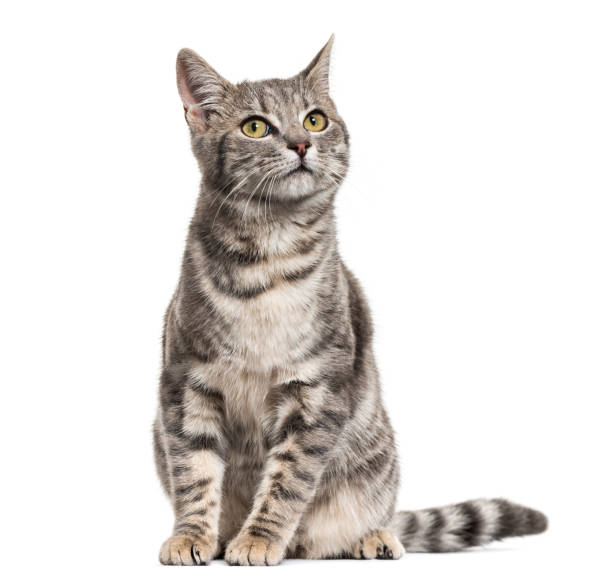
#> input picture lab_1/cat.jpg, 612 x 584 px, found by its file name
$ jupyter execute lab_3.ipynb
#> lines starting #> are read from the running program, lines starting #| are printed output that depends on the picture; after the words box and inside, x2 and y2 are one past the last pixel; in counts of white or black regions, pixels touching at a corner belong together
[cell 1]
import numpy as np
import matplotlib.pyplot as plt
import ipympl
import imageio.v3 as iio
import skimage
import cv2 as cv

# basic opration on image

[cell 2]
img_1 = cv.imread("C:\\Users\\ishuk\\Desktop\\sem 6\\lab\\digital image processing\\cat.jpg")
#> img_1 is the input picture: shape (584, 612, 3); mean B, G, R 219.2, 222.2, 226.1

[cell 3]
plt.imshow(img_1)

[cell 4]
print(img_1.shape)
#| (584, 612, 3)

[cell 5]
resize=cv.resize(img_1,(450,500))
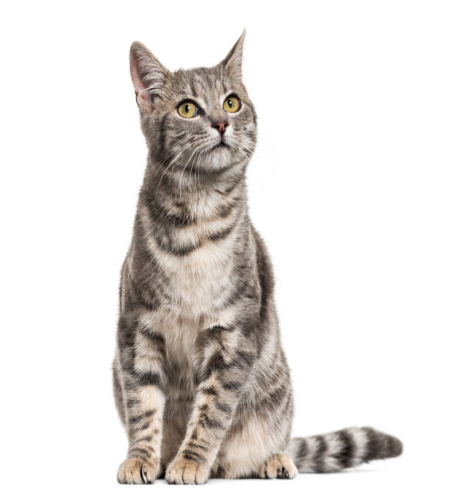
#> resize: shape (500, 450, 3); mean B, G, R 219.1, 222.2, 226.1
plt.show(resize)
print(resize.shape)
#| (500, 450, 3)

# draw line and diagnol

[cell 6]
img1 = np.zeros((256,256,3), np.uint8)
#cv2_imshow(img1)
plt.show(img1)
print(img1.shape)

img1 = cv.line(img1,(0,0),(256,256),(150,1,0),5)  #,(150,1,0) show rgb and 5 show thickness
plt.show(img1)
#cv2_imshow(img1)

[cell 7]
# Draw a rectangle with thickness of 3 p
img2 = np.zeros((256,256,3), np.uint8)
img2 = cv.rectangle(img2,(150,70),(225,164),(0,255,0),-1)
#img2 = cv.rectangle(img2,(194,0),(255,648),(0,255,0),-1)
plt.show(img2)

[cell 8]
# Draw a CIRLCE with thickness of 3 p
img3 = np.zeros((256,256,3), np.uint8)
img3 = cv.circle(img3,(128,128), 63, (0,255,255), 2)
#img3 = cv.circle(img3,(128,128), 63, (0,0,255), 3)
plt.show(img3)

# adding the text in image

[cell 9]
img6 = np.zeros((256,256,3), np.uint8)
#font = cv.FONT_ITALIC
font = cv.FONT_HERSHEY_DUPLEX
cv.putText(img6,'WELCOME TO ALL',(128,128), font, 0.4,(255,255,255),1,cv.LINE_AA)
plt.show(img6)

# adding and subtract 2 image

[cell 10]
img_11 = iio.imread("C:\\Users\\ishuk\\Desktop\\sem 6\\lab\\digital image processing\\cat.jpg")
plt.show(img_11)
print(img_11.shape)
#| (584, 612, 3)

resize1=cv.resize(img_11,(450,500))
plt.imshow(resize1)
print(resize1.shape)
#| (500, 450, 3)

[cell 11]
img_13 = iio.imread("C:\\Users\\ishuk\\Desktop\\sem 6\\lab\\digital image processing\\lab_1\\dog.jpg")
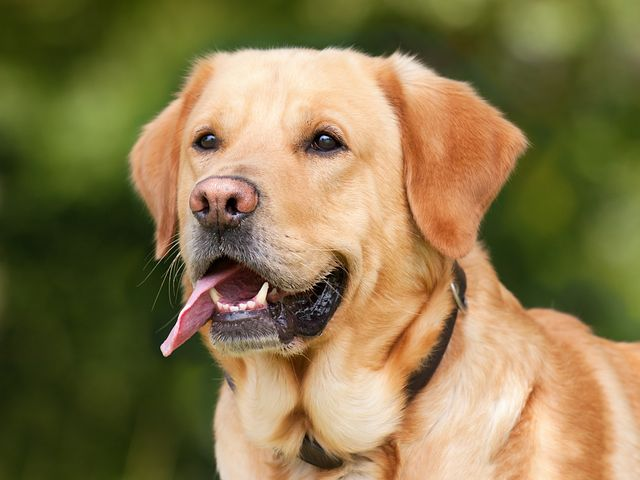
#> input picture lab_1/dog.jpg, 640 x 480 px, found by its file name
#> img_13 is the input picture: shape (480, 640, 3); mean R, G, B 136.3, 119.6, 76.2
plt.show(img_13)
print(img_13.shape)
#| (480, 640, 3)

resize12=cv.resize(img_13,(450,500))
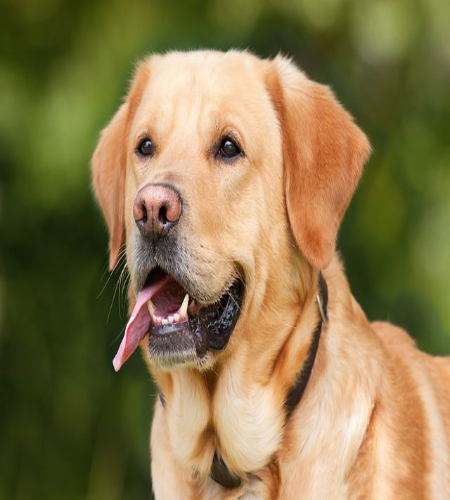
#> resize12: shape (500, 450, 3); mean R, G, B 136.2, 119.5, 76
plt.show(resize12)
print(resize12.shape)
#| (500, 450, 3)

[cell 12]
adds= cv.add(resize1 ,resize12)
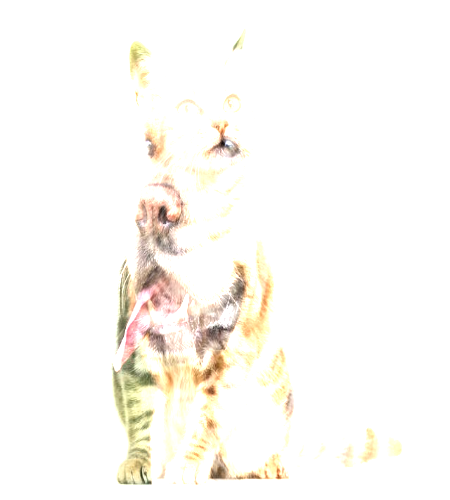
#> adds: shape (500, 450, 3); mean R, G, B 252.1, 249.8, 245.2

[cell 13]
plt.imshow(adds)

[cell 14]
subtra=cv.subtract(resize1 ,resize12)
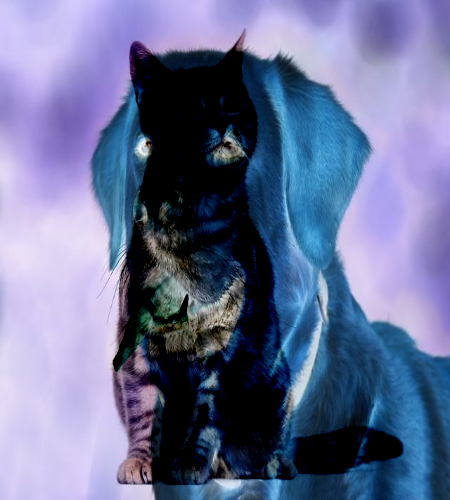
#> subtra: shape (500, 450, 3); mean R, G, B 104.3, 113.1, 150.4

[cell 15]
plt.imshow(subtra)

[cell 16]
addition= resize1 + resize12
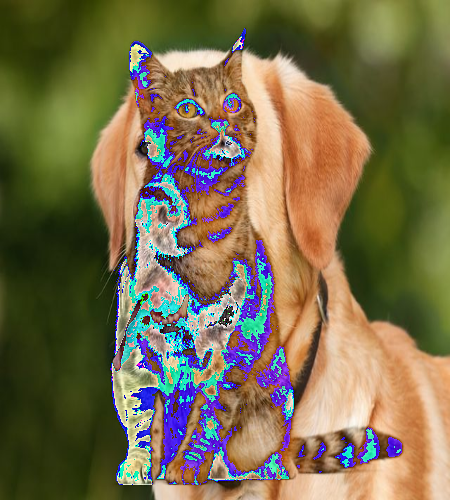
#> addition: shape (500, 450, 3); mean R, G, B 120.5, 109.5, 77.7

[cell 17]
plt.imshow(addition)

# bit wise operator

[cell 18]
img_rectangle = np.ones((200,200), dtype = "uint8")
cv.rectangle(img_rectangle, (20,20), (150,150), (255,255,255), -1)
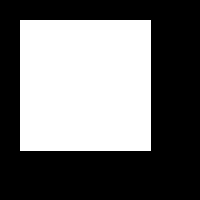
#> img_rectangle: shape (200, 200); values 1 (black) and 255 (white), 42.9% white; 1 white region, box (x1, y1, x2, y2) and area: (20, 20, 151, 151) 17161
plt.show(img_rectangle)

[cell 19]
print('CIRCLE')
img_circle = np.ones((200,200), dtype = "uint8")
cv.circle(img_circle, (150,150), 35, (255,255,255), -1)
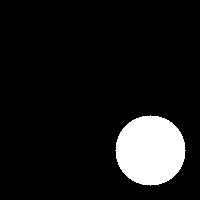
#> img_circle: shape (200, 200); values 1 (black) and 255 (white), 9.6% white; 1 white region, box (x1, y1, x2, y2) and area: (115, 115, 186, 186) 3853
plt.show(img_circle)

[cell 20]
bitwiseAnd = cv.bitwise_and(img_rectangle,img_circle)
plt.show(bitwiseAnd)
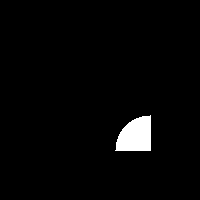
#> bitwiseAnd: shape (200, 200); values 1 (black) and 255 (white), 2.5% white; 1 white region, box (x1, y1, x2, y2) and area: (115, 115, 151, 151) 999

[cell 21]
bitwiseOr = cv.bitwise_or(img_rectangle,img_circle)
plt.show(bitwiseOr)
#> bitwiseOr: shape (200, 200); values 1 (black) and 255 (white), 50% white; 1 black region, box (x1, y1, x2, y2) and area: (0, 0, 200, 200) 19985

[cell 22]
print('BITWISE - XOR')
bitwiseXor = cv.bitwise_xor(img_rectangle,img_circle)
plt.show(bitwiseXor)
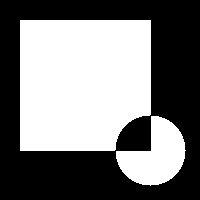
#> bitwiseXor: shape (200, 200); values 0 (black) and 254 (white), 47.5% white; 2 white regions, box (x1, y1, x2, y2) and area: (20, 20, 151, 151) 16162, (116, 116, 186, 186) 2854

[cell 23]
# Applying a bitwise NOT to our rectangle
print('BITWISE - NOT - RECTANGLE')
bitwiseNot_rec = cv.bitwise_not(img_rectangle)
plt.show(bitwiseNot_rec)

[cell 24]
# Applying a bitwise NOT to our circle
print('BITWISE - NOT - CIRCLE')
bitwiseNot_circ = cv.bitwise_not(img_circle)
plt.show(bitwiseNot_circ)
